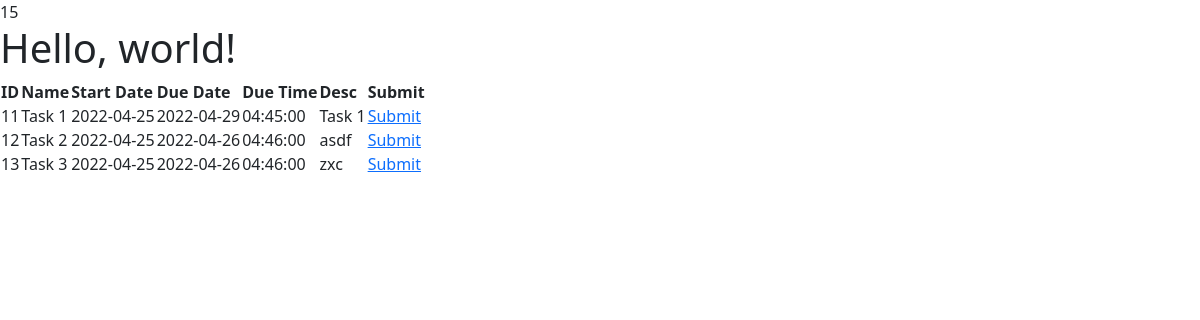
Page /Role/Student/assignment.php?subject_id=15 (signed in) on the committed database.
### tables this page shows
CREATE TABLE `assignments` (
  `assignment_id` int(10) UNSIGNED NOT NULL,
  `assignment_name` varchar(100) NOT NULL,
  `assignment_start_date` datetime NOT NULL,
  `assignment_end_date` datetime NOT NULL,
  `assignment_desc` text NOT NULL,
  `assignment_type` enum('exam','task','','') NOT NULL,
  `subject_id` int(10) UNSIGNED NOT NULL,
  `mentor_id` int(10) UNSIGNED NOT NULL
);

### Model/DbConnect.php (called while the page is built)
<?php
class DbConnect
{
    private $host = "localhost";
    private $user = "root";
    private $pass = "";
    private $dbName = "incareer2";
    public function connect()
    {
        try {
            $conn = new PDO('mysql:host=' . $this->host . '; dbname=' . $this->dbName, $this->user, $this->pass);
            $conn->setAttribute(PDO::ATTR_ERRMODE, PDO::ERRMODE_EXCEPTION);
            return $conn;
        } catch (PDOException $e) {
            echo "Database Error: " . $e->getMessage();
        }
    }
}

### Model/Assignments.php (called while the page is built, shortened)
<?php
class Assignments
{
    private $dbConn;
    public function __construct()
    {
        require_once("DbConnect.php");
        $db = new DbConnect;
        $this->dbConn = $db->connect();
    }
    public function getAssignmentBySubjectId($id)
    {
        $stmt = $this->dbConn->prepare(
            "SELECT * FROM assignments WHERE subject_id = :sid"
        );
        $stmt->bindParam(":sid", $id);
        try {
            if ($stmt->execute()) {
                $assigments = $stmt->fetchAll(PDO::FETCH_ASSOC);
            }
        } catch (Exception $e) {
            return $e->getMessage();
        }
        return $assigments;
    }
}

### Role/Student/assignment.php (the view, shortened to what this page needs)
<?php
require_once('../../Model/Assignments.php');
$objAssign = new Assignments;
$allAssignments = $objAssign->getAssignmentBySubjectId($_GET['subject_id']);
?>
<!doctype html>
<html lang="en">
<head>
    <link href="https://cdn.jsdelivr.net/npm/bootstrap@5.1.3/dist/css/bootstrap.min.css" rel="stylesheet">
</head>
<body>
    <h1>Hello, world!</h1>
    <table>
        <thead>
            <th>ID</th>
            <th>Name</th>
            <th>Start Date</th>
            <th>Due Date</th>
            <th>Due Time</th>
            <th>Desc</th>
            <th>Submit</th>
        </thead>
        <tbody>
            <?php foreach ($allAssignments as $row => $assignment) : ?>
                <?php
                $arrStartDate = explode(" ", $assignment['assignment_start_date']);
                $arrEndDate = explode(" ", $assignment['assignment_end_date']);
                $startDate = $arrStartDate[0];
                $dueDate = $arrEndDate[0];
                $dueTime = $arrEndDate[1];
                ?>
                <tr>
                    <td><?= $assignment['assignment_id']; ?></td>
                    <td><?= $assignment['assignment_name']; ?></td>
                    <td><?= $startDate; ?></td>
                    <td><?= $dueDate; ?></td>
                    <td><?= $dueTime; ?></td>
                    <td><?= $assignment['assignment_desc']; ?></td>
                    <td><a href="submission.php?assignment_id=<?= $assignment['assignment_id']; ?>">Submit</a></td>
                </tr>
            <?php endforeach ?>
        </tbody>
    </table>
</body>
</html>

### rows in the picture
assignments: assignment_id "11", assignment_name "Task 1", assignment_start_date "2022-04-25", assignment_end_date "2022-04-29", assignment_end_date "04:45:00", assignment_desc "Task 1"
assignments: assignment_id "12", assignment_name "Task 2", assignment_start_date "2022-04-25", assignment_end_date "2022-04-26", assignment_end_date "04:46:00", assignment_desc "asdf"
assignments: assignment_id "13", assignment_name "Task 3", assignment_start_date "2022-04-25", assignment_end_date "2022-04-26", assignment_end_date "04:46:00", assignment_desc "zxc"
